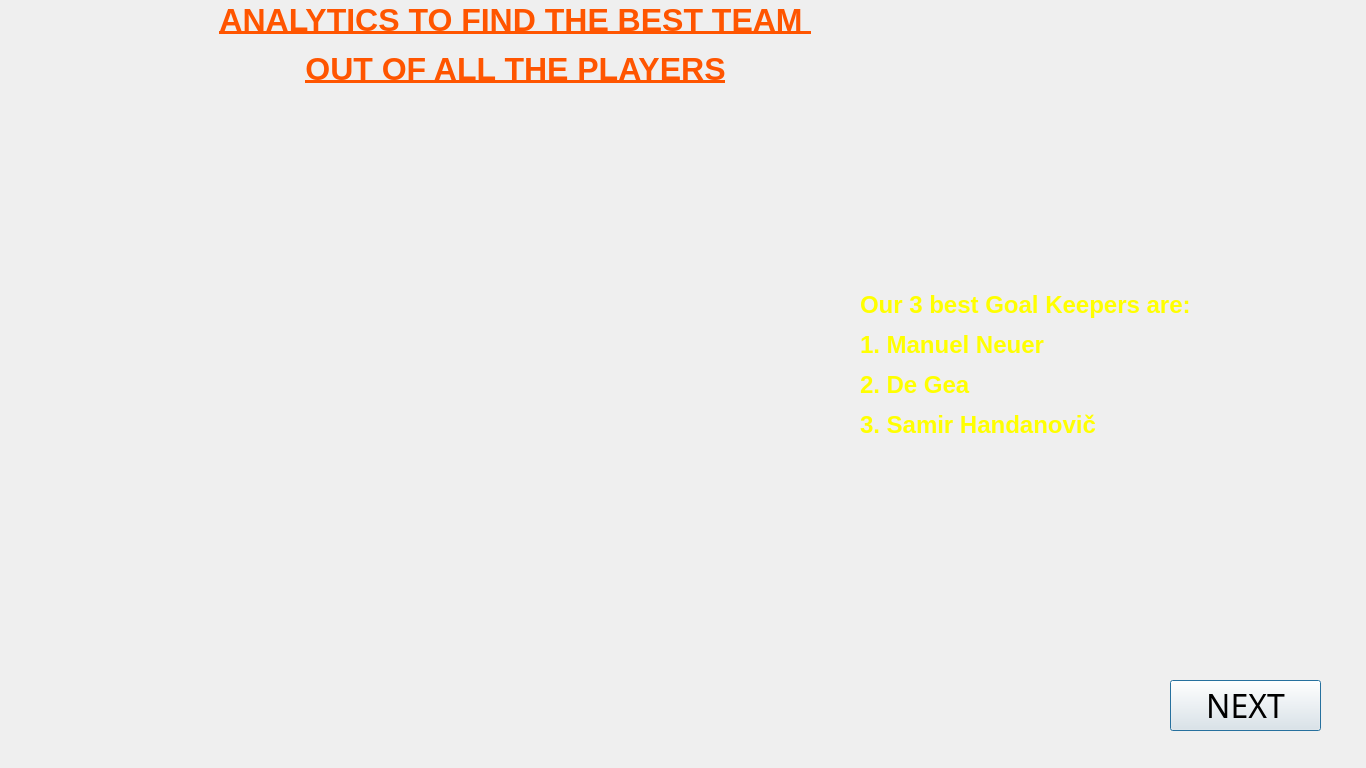
<?xml version="1.0" encoding="UTF-8"?>
<ui version="4.0">
 <class>analysis7</class>
 <widget class="QDialog" name="analysis7">
  <property name="geometry">
   <rect>
    <x>0</x>
    <y>0</y>
    <width>1366</width>
    <height>768</height>
   </rect>
  </property>
  <property name="windowTitle">
   <string>Dialog</string>
  </property>
  <widget class="QLabel" name="background">
   <property name="geometry">
    <rect>
     <x>0</x>
     <y>0</y>
     <width>1366</width>
     <height>768</height>
    </rect>
   </property>
   <property name="text">
    <string/>
   </property>
   <property name="pixmap">
    <pixmap resource="resources.qrc">:/background8.jpg</pixmap>
   </property>
   <property name="scaledContents">
    <bool>true</bool>
   </property>
  </widget>
  <widget class="QLabel" name="heading">
   <property name="geometry">
    <rect>
     <x>210</x>
     <y>-30</y>
     <width>611</width>
     <height>151</height>
    </rect>
   </property>
   <property name="text">
    <string>&lt;html&gt;&lt;head/&gt;&lt;body&gt;&lt;p align=&quot;center&quot;&gt;&lt;span style=&quot; font-size:24pt; font-weight:600; text-decoration: underline; color:#ff5500;&quot;&gt;ANALYTICS TO FIND THE BEST TEAM &lt;/span&gt;&lt;/p&gt;&lt;p align=&quot;center&quot;&gt;&lt;span style=&quot; font-size:24pt; font-weight:600; text-decoration: underline; color:#ff5500;&quot;&gt;OUT OF ALL THE PLAYERS&lt;/span&gt;&lt;/p&gt;&lt;/body&gt;&lt;/html&gt;</string>
   </property>
  </widget>
  <widget class="QLabel" name="graph">
   <property name="geometry">
    <rect>
     <x>120</x>
     <y>110</y>
     <width>701</width>
     <height>611</height>
    </rect>
   </property>
   <property name="text">
    <string/>
   </property>
   <property name="pixmap">
    <pixmap resource="resources.qrc">:/complete-fifa-2017-player-dataset-global/Solution/best_goalkeeper.png</pixmap>
   </property>
   <property name="scaledContents">
    <bool>true</bool>
   </property>
  </widget>
  <widget class="QLabel" name="label">
   <property name="geometry">
    <rect>
     <x>860</x>
     <y>230</y>
     <width>331</width>
     <height>271</height>
    </rect>
   </property>
   <property name="text">
    <string>&lt;html&gt;&lt;head/&gt;&lt;body&gt;&lt;p&gt;&lt;span style=&quot; font-size:18pt; font-weight:600; color:#ffff00;&quot;&gt;Our 3 best Goal Keepers are:&lt;/span&gt;&lt;/p&gt;&lt;p&gt;&lt;span style=&quot; font-size:18pt; font-weight:600; color:#ffff00;&quot;&gt;1. Manuel Neuer&lt;/span&gt;&lt;/p&gt;&lt;p&gt;&lt;span style=&quot; font-size:18pt; font-weight:600; color:#ffff00;&quot;&gt;2. De Gea&lt;/span&gt;&lt;/p&gt;&lt;p&gt;&lt;span style=&quot; font-size:18pt; font-weight:600; color:#ffff00;&quot;&gt;3. Samir Handanovič&lt;/span&gt;&lt;/p&gt;&lt;/body&gt;&lt;/html&gt;</string>
   </property>
  </widget>
  <widget class="QPushButton" name="nextButton">
   <property name="geometry">
    <rect>
     <x>1170</x>
     <y>680</y>
     <width>151</width>
     <height>51</height>
    </rect>
   </property>
   <property name="font">
    <font>
     <family>ErgoeBlack</family>
     <pointsize>24</pointsize>
    </font>
   </property>
   <property name="text">
    <string>NEXT</string>
   </property>
  </widget>
 </widget>
 <resources>
  <include location="resources.qrc"/>
 </resources>
 <connections/>
</ui>
